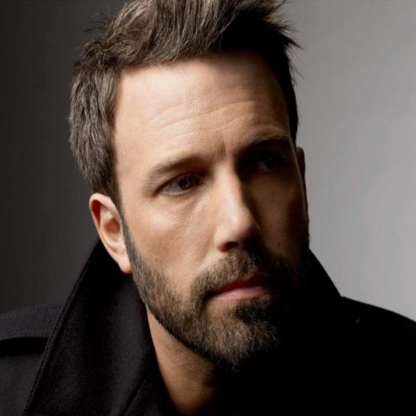
#> input picture resize/image_in/indoor_029.png, 416 x 416 px, found by its file name; its folder holds only this picture in this run
$ python resize.py
#> lines starting #> are read from the running program, lines starting #| are printed output that depends on the picture
from PIL import Image
import os

# set paths for input and output folders
input_folder = "resize\image_in"
output_folder = "resize\image_out"

# create output folder if it doesn't exist
if not os.path.exists(output_folder):
    os.makedirs(output_folder)

# loop through all files in input folder
for filename in os.listdir(input_folder):
    # get full path of input file
    input_path = os.path.join(input_folder, filename)

    # check if file is an image
    if not os.path.isfile(input_path) or not filename.lower().endswith((".jpg", ".jpeg", ".png", ".bmp")):
        continue

    # open image using Pillow
    with Image.open(input_path) as img:
        # resize image to 640x800 while maintaining aspect ratio
#> img is the input picture: PIL image 416x416 RGB; mean R, G, B 85.9, 73.2, 66.3
        img = img.resize((640, 800))
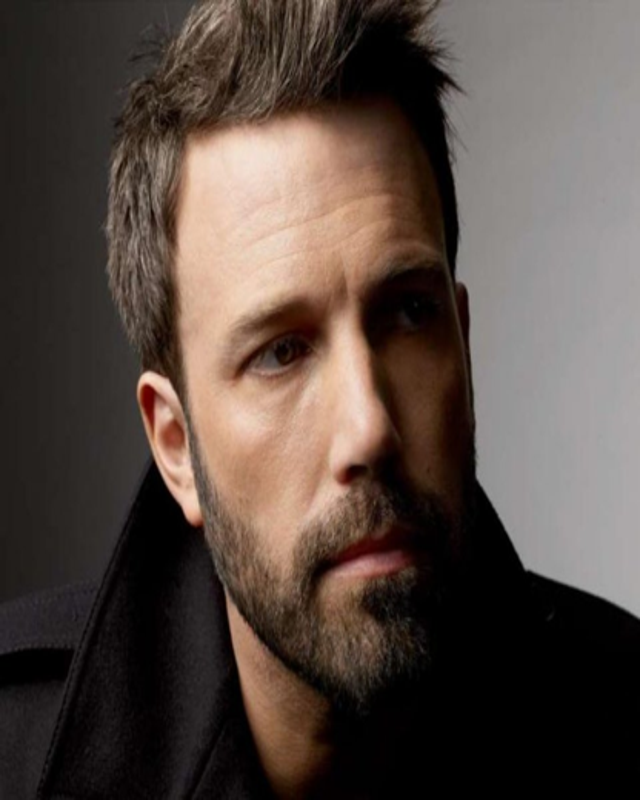
#> img: PIL image 640x800 RGB; mean R, G, B 85.9, 73.2, 66.3

        # get full path of output file
        output_path = os.path.join(output_folder, filename)

        # save resized image to output folder
        img.save(output_path)
